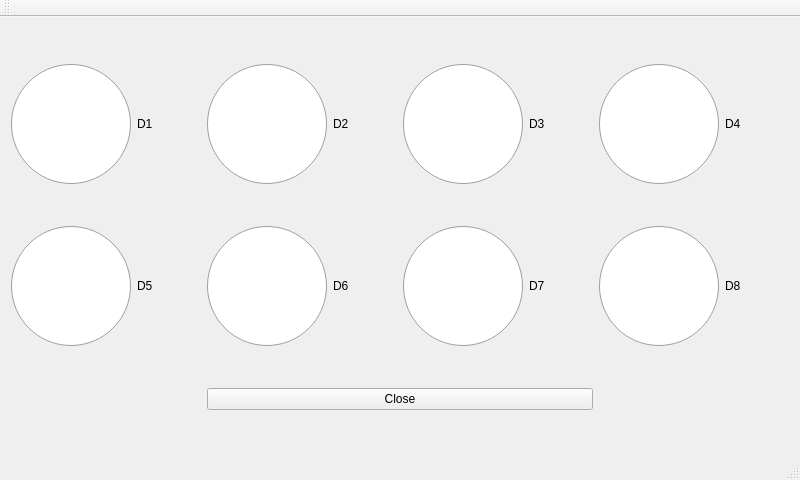
<?xml version="1.0" encoding="UTF-8"?>
<ui version="4.0">
 <class>MainWindow</class>
 <widget class="QMainWindow" name="MainWindow">
  <property name="geometry">
   <rect>
    <x>0</x>
    <y>0</y>
    <width>800</width>
    <height>480</height>
   </rect>
  </property>
  <property name="cursor">
   <cursorShape>BlankCursor</cursorShape>
  </property>
  <property name="windowTitle">
   <string>MainWindow</string>
  </property>
  <widget class="QWidget" name="centralWidget">
   <layout class="QGridLayout" name="gridLayout">
    <item row="1" column="0">
     <widget class="QRadioButton" name="LED_4">
      <property name="cursor">
       <cursorShape>BlankCursor</cursorShape>
      </property>
      <property name="styleSheet">
       <string notr="true">QRadioButton::indicator{
	width: 120px;
	height: 120px;
}</string>
      </property>
      <property name="text">
       <string>D5</string>
      </property>
     </widget>
    </item>
    <item row="0" column="3">
     <widget class="QRadioButton" name="LED_6">
      <property name="cursor">
       <cursorShape>BlankCursor</cursorShape>
      </property>
      <property name="styleSheet">
       <string notr="true">QRadioButton::indicator{
	width: 120px;
	height: 120px;
}</string>
      </property>
      <property name="text">
       <string>D3</string>
      </property>
     </widget>
    </item>
    <item row="1" column="2">
     <widget class="QRadioButton" name="LED_3">
      <property name="cursor">
       <cursorShape>BlankCursor</cursorShape>
      </property>
      <property name="styleSheet">
       <string notr="true">QRadioButton::indicator{
	width: 120px;
	height: 120px;
}</string>
      </property>
      <property name="text">
       <string>D6</string>
      </property>
     </widget>
    </item>
    <item row="0" column="0">
     <widget class="QRadioButton" name="LED_8">
      <property name="cursor">
       <cursorShape>BlankCursor</cursorShape>
      </property>
      <property name="styleSheet">
       <string notr="true">QRadioButton::indicator{
	width: 120px;
	height: 120px;
}</string>
      </property>
      <property name="text">
       <string>D1</string>
      </property>
     </widget>
    </item>
    <item row="0" column="4">
     <widget class="QRadioButton" name="LED_5">
      <property name="cursor">
       <cursorShape>BlankCursor</cursorShape>
      </property>
      <property name="styleSheet">
       <string notr="true">QRadioButton::indicator{
	width: 120px;
	height: 120px;
}</string>
      </property>
      <property name="text">
       <string>D4</string>
      </property>
     </widget>
    </item>
    <item row="1" column="3">
     <widget class="QRadioButton" name="LED_2">
      <property name="cursor">
       <cursorShape>BlankCursor</cursorShape>
      </property>
      <property name="styleSheet">
       <string notr="true">QRadioButton::indicator{
	width: 120px;
	height: 120px;
}</string>
      </property>
      <property name="text">
       <string>D7</string>
      </property>
     </widget>
    </item>
    <item row="1" column="4">
     <widget class="QRadioButton" name="LED_1">
      <property name="cursor">
       <cursorShape>BlankCursor</cursorShape>
      </property>
      <property name="styleSheet">
       <string notr="true">QRadioButton::indicator{
	width: 120px;
	height: 120px;
}</string>
      </property>
      <property name="text">
       <string>D8</string>
      </property>
     </widget>
    </item>
    <item row="0" column="2">
     <widget class="QRadioButton" name="LED_7">
      <property name="cursor">
       <cursorShape>BlankCursor</cursorShape>
      </property>
      <property name="styleSheet">
       <string notr="true">QRadioButton::indicator{
	width: 120px;
	height: 120px;
}</string>
      </property>
      <property name="text">
       <string>D2</string>
      </property>
     </widget>
    </item>
    <item row="2" column="2" colspan="2">
     <widget class="QPushButton" name="Close_BT">
      <property name="cursor">
       <cursorShape>BlankCursor</cursorShape>
      </property>
      <property name="text">
       <string>Close</string>
      </property>
     </widget>
    </item>
   </layout>
  </widget>
  <widget class="QMenuBar" name="menuBar">
   <property name="geometry">
    <rect>
     <x>0</x>
     <y>0</y>
     <width>800</width>
     <height>27</height>
    </rect>
   </property>
  </widget>
  <widget class="QToolBar" name="mainToolBar">
   <attribute name="toolBarArea">
    <enum>TopToolBarArea</enum>
   </attribute>
   <attribute name="toolBarBreak">
    <bool>false</bool>
   </attribute>
  </widget>
  <widget class="QStatusBar" name="statusBar"/>
 </widget>
 <layoutdefault spacing="6" margin="11"/>
 <resources/>
 <connections/>
</ui>
